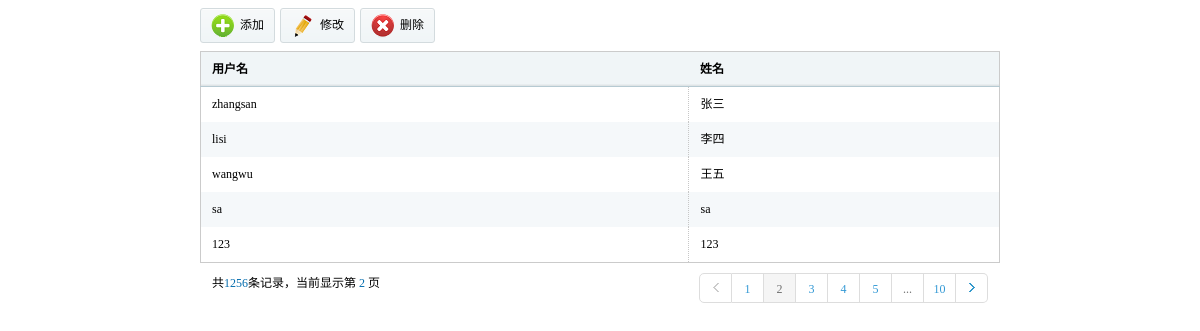
/adminviews/adminteacher.php (signed in), run on an earlier commit of the app's database.
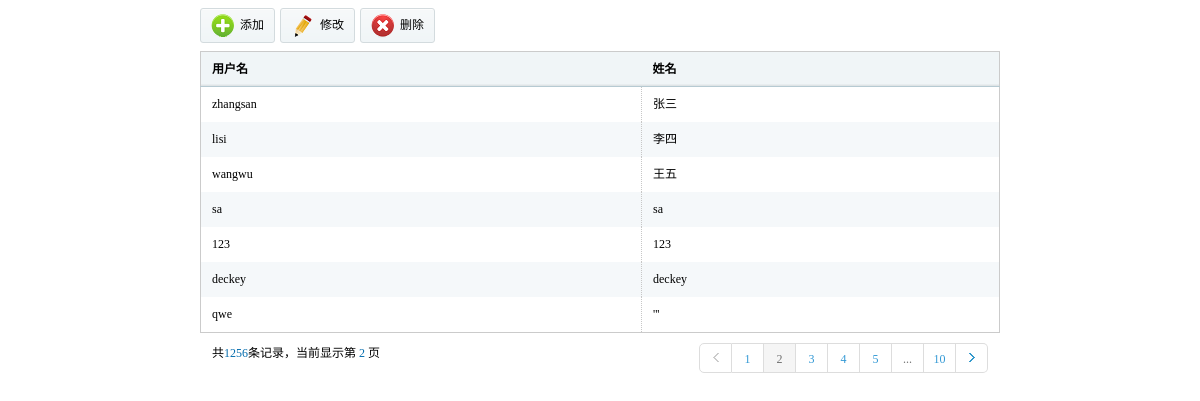
And on a later commit of the database.
### tables this page shows
CREATE TABLE `hw_user` (
  `userid` int(11) NOT NULL AUTO_INCREMENT,
  `username` varchar(32) DEFAULT NULL,
  `userdisplay` varchar(32) DEFAULT NULL,
  `userpassword` varchar(32) DEFAULT NULL,
  `usertype` int(11) DEFAULT NULL,
  `usertime` timestamp NULL DEFAULT NULL ON UPDATE CURRENT_TIMESTAMP,
  PRIMARY KEY (`userid`)
);

### phplibs/db.php (called while the page is built, shortened)
<?php
class DB
{
    private $link_id;
    private $is_log;
    private $time;
    public function __construct()
    {
        $this->time = $this->microtime_float();
        require ("config.db.php");
        $this->is_log = $db_config["log"];
        if ($this->is_log) {
            $handle = fopen($db_config["logfilepath"] . "dblog.txt", "a+");
            $this->handle = $handle;
        }
    }
    public function connect($dbhost, $dbuser, $dbpw, $dbname, $pconnect = 0, $charset =
        'utf8')
    {
        if ($pconnect == 0) {
            $this->link_id = @mysql_connect($dbhost, $dbuser, $dbpw, true);
            if (!$this->link_id) {
                $this->halt("数据库连接失败");
            }
        } else {
            $this->link_id = @mysql_pconnect($dbhost, $dbuser, $dbpw);
        }
    }
    public function query($sql)
    {
        $query = mysql_query($sql, $this->link_id);
        return $query;
    }
    public function free_result()
    {
        $void = func_get_args();
    }
    public function __destruct()
    {
        $use_time = ($this->microtime_float()) - ($this->time);
    }
    public function write_log($msg = '')
    {
        if ($this->is_log) {
            $text = date("Y-m-d H:i:s") . " " . $msg . "\r\n";
        }
    }
    public function microtime_float()
    {
        list($usec, $sec) = explode(" ", microtime());
        return ((float)$usec + (float)$sec);
    }
}
?>

### phplibs/config.db.php (called while the page is built)
<?php
    $db_config["hostname"] = "localhost";
    $db_config["username"] = "root";
    $db_config["password"] = "";
    $db_config["database"] = "homework";
    $db_config["charset"] = "utf8";
    $db_config["pconnect"] = 1;
    $db_config["log"] = 1;
    $db_config["logfilepath"] = './';
?>

### phplibs/userhelper.php (called while the page is built, shortened)
<?php
require_once ('db.php');
class hwuser
{
    private static $tabName = 'hw_user';
    public static function getallteacher()
    {
        $db = new DB();
        $query = $db->query("select * from " . hwuser::$tabName . " where
            usertype = 1");
        $i = 0;
        $rt = array();
        while ($row = mysql_fetch_array($query, MYSQL_ASSOC)) {
            $info = new hwuser();
            $info->setvalues($row);
            $rt[$i] = $info;
            $i++;
        }
        return $rt;
    }
    function setvalues($row)
    {
        if (isset($row['username']))
            $this->username = $row['username'];
        if (isset($row['userdisplay']))
            $this->userdisplay = $row['userdisplay'];
    }
}
?>

### adminviews/adminteacher.php (the view, shortened to what this page needs)
<?php
require_once ("../phplibs/userhelper.php");
?>
<!DOCTYPE html PUBLIC "-//W3C//DTD XHTML 1.0 Transitional//EN" "http://www.w3.org/TR/xhtml1/DTD/xhtml1-transitional.dtd">
<html xmlns="http://www.w3.org/1999/xhtml">
<head>
<link href="../styles/css/style.css" rel="stylesheet" type="text/css" />
</head>
<body>
<div class="mainframeinfo">
    <div class="tools">
    	<ul class="toolbar">
        <li class="click"><a href="adminadduser.php?t=1"><span><img src="../styles/images/t01.png" /></span>添加</a></li>
        <li class="click"><span><img src="../styles/images/t02.png" /></span>修改</li>
        <li><span><img src="../styles/images/t03.png" /></span>删除</li>
        </ul>
    </div>
<table class="tablelist">
    <thead>
    <tr>
        <th>用户名</th>
		<th>姓名</th>
    </tr>
    </thead>
    <tbody>
<?php
$teachers = hwuser::getallteacher();
foreach ($teachers as $tea) {
    echo ("<tr><td>" . $tea->username . "</td><td>" . $tea->userdisplay .
        "</td></tr>");
}
?>
</tbody>
</table>
    <div class="pagin">
    	<div class="message">共<i class="blue">1256</i>条记录，当前显示第&nbsp;<i class="blue">2&nbsp;</i>页</div>
        <ul class="paginList">
        <li class="paginItem"><a href="javascript:;"><span class="pagepre"></span></a></li>
        <li class="paginItem"><a href="javascript:;">1</a></li>
        <li class="paginItem current"><a href="javascript:;">2</a></li>
        <li class="paginItem"><a href="javascript:;">3</a></li>
        <li class="paginItem"><a href="javascript:;">4</a></li>
        <li class="paginItem"><a href="javascript:;">5</a></li>
        <li class="paginItem more"><a href="javascript:;">...</a></li>
        <li class="paginItem"><a href="javascript:;">10</a></li>
        <li class="paginItem"><a href="javascript:;"><span class="pagenxt"></span></a></li>
        </ul>
    </div>
</div>
</body>
</html>

What changed in the data, as far as the page shows it:
added hw_user: username "deckey", userdisplay "deckey"
added hw_user: username "qwe", userdisplay "'''"
